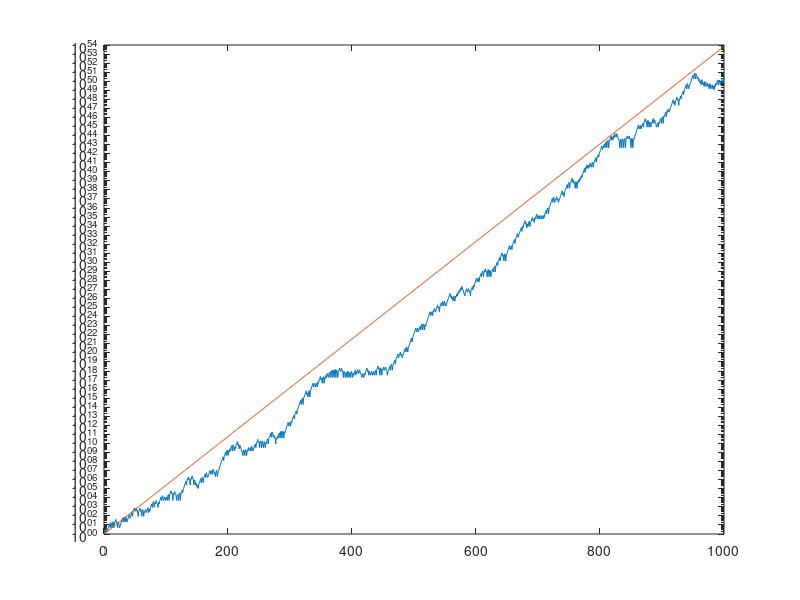

The MATLAB script that drew this image:
clc;
clear All;
close All;
clear;

rand('state',1000)
x=[1 2];
for n=2:999
    x(n+1)=x(n)+sign(rand-0.5)*x(n-1);
end
semilogy(1:1000,abs(x))
c=1.13198824;
hold on
semilogy(1:1000,c.^[1:1000])
hold off
